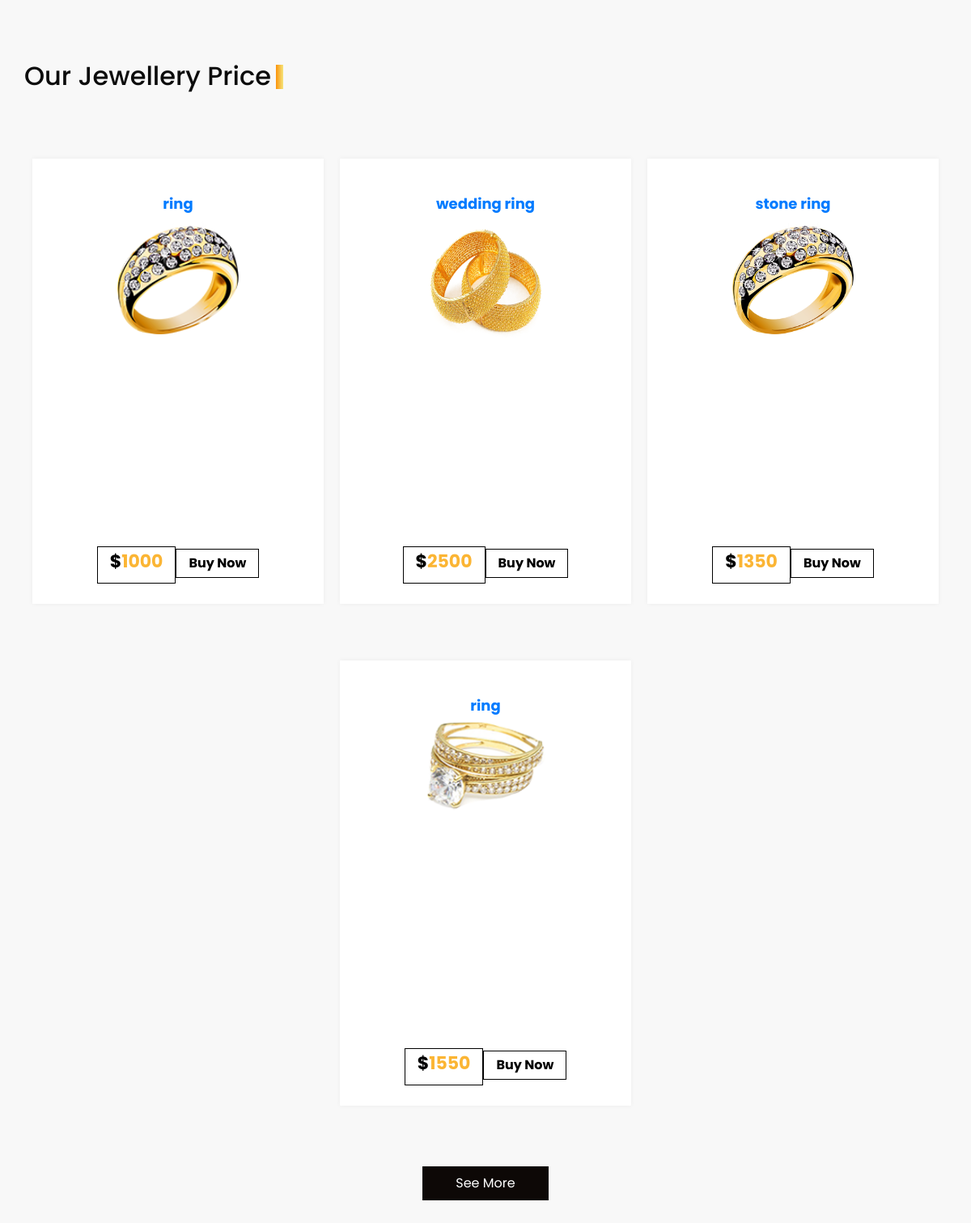
Screenshot of /rings with the database file from the repository.
### app/models.py (models this page shows)
class items(models.Model):
    name = models.CharField(max_length=15)
    price = models.IntegerField()
    desc = models.CharField(max_length=150)
    image = models.ImageField(upload_to='static/new',null=True,blank=True)
    type = models.CharField(choices=ITEM_CHOICES,max_length=20)

### app/views.py (the view)
# urls.py: path('rings',views.rings,name='rings'),
def rings(request):
    rings = items.objects.filter(type='ring')
    return render(request,'rings.html',{"ring":rings})

### templates/rings.html (shortened to what this page needs)
<!DOCTYPE html>
<html lang="en">
<head>
  {% load static %}
  <link rel="stylesheet" type="text/css"
    href="https://cdnjs.cloudflare.com/ajax/libs/OwlCarousel2/2.1.3/assets/owl.carousel.min.css" />
  <link rel="stylesheet" type="text/css" href="{% static 'css/bootstrap.css'%}" />
  <link href="{% static 'css/style.css'%}" rel="stylesheet" />
  <link href="{% static 'css/responsive.css'%}" rel="stylesheet" />
</head>
<body>
  <section class="price_section layout_padding">
    <div class="container">
      <div class="heading_container">
        <h2>
          Our Jewellery Price
        </h2>
      </div>
      <div class="price_container">
        {% for i in ring %}
        <a href="{% url 'productview' i.id %}">
          <div class="box">
            <div class="name">
              <h6>
                {{i.name}}
              </h6>
            </div>
            <div class="img-box">
              <img src="{{i.image.url}}" alt="">
            </div>
            <div class="detail-box">
              <h5>
                $<span>{{i.price}}</span>
              </h5>
              <a href="">
                Buy Now
              </a>
            </div>
          </div>
        </a>
        {% endfor %}
      </div>
      <div class="d-flex justify-content-center">
        <a href="" class="price_btn">
          See More
        </a>
      </div>
  </section>
</body>
</html>

### static/css/style.css (style rules this page uses)
body { font-family: "Poppins", sans-serif; color: #0c0c0c; background-color: #ffffff; }
.layout_padding { padding: 75px 0; }
.heading_container { display: -webkit-box; display: -ms-flexbox; display: flex; }
.heading_container h2 { position: relative; }
.heading_container h2::before { content: ""; position: absolute; width: 9px; height: 30px; top: 14%; right: -15px; background: -webkit-gradient(linear, left top, right top, from(#fb930a), to(#f5e47b)); background: linear-gradient(to right, #fb930a, #f5e47b); }
a, a:hover, a:focus { text-decoration: none; }
.price_section { background-color: #f8f8f8; }
.price_section .price_container { display: -webkit-box; display: -ms-flexbox; display: flex; -webkit-box-pack: center; -ms-flex-pack: center; justify-content: center; padding: 40px 0; -ms-flex-wrap: wrap; flex-wrap: wrap; }
.price_section .price_container .box { min-width: 300px; max-width: 360px; height: 550px; display: -webkit-box; display: -ms-flexbox; display: flex; -webkit-box-orient: vertical; -webkit-box-direction: normal; -ms-flex-direction: column; flex-direction: column; -webkit-box-align: center; -ms-flex-align: center; align-items: center; -webkit-box-pack: justify; -ms-flex-pack: justify; justify-content: space-between; margin: 35px 10px; padding: 45px 0 25px 0; text-align: center; background-color: #ffffff; -webkit-box-shadow: 0px 0px 6px 0 rgba(0, 0, 0, 0.05); box-shadow: 0px 0px 6px 0 rgba(0, 0, 0, 0.05); -webkit-box-flex: 1; -ms-flex-positive: 1; flex-grow: 1; }
.price_section .price_container .box .img-box { width: 100%; display: -webkit-box; display: -ms-flexbox; display: flex; -webkit-box-pack: center; -ms-flex-pack: center; justify-content: center; }
.price_section .price_container .box .img-box img { width: 150px; }
.price_section .price_container .box h6 { font-weight: bold; font-size: 18px; }
.price_section .price_container .box .detail-box h5 { text-transform: uppercase; font-weight: bold; font-size: 22px; }
.price_section .price_container .box .detail-box h5 span { color: #fbb534; }
.price_section .price_container .box .detail-box a { display: inline-block; padding: 5px 15px; border: 1px solid #000000; font-weight: bold; color: #000000; margin-top: 15px; }
.price_section .price_btn { display: inline-block; padding: 8px 40px; background-color: #0d0806; border: 1px solid #0d0806; color: #ffffff; border-radius: 0; }

### static/css/responsive.css (style rules this page uses)
@media (min-width: 1200px) { .container { max-width: 1170px; } }

### rows the page displays
items: name "ring", image (picture), price "1000"
items: name "wedding ring", image (picture), price "2500"
items: name "stone ring", image (picture), price "1350"
items: name "ring", image (picture), price "1550"
